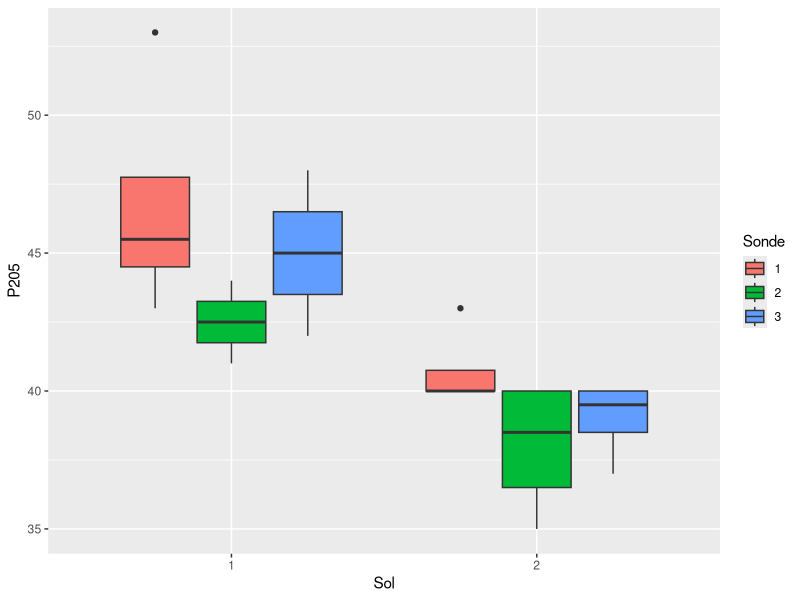
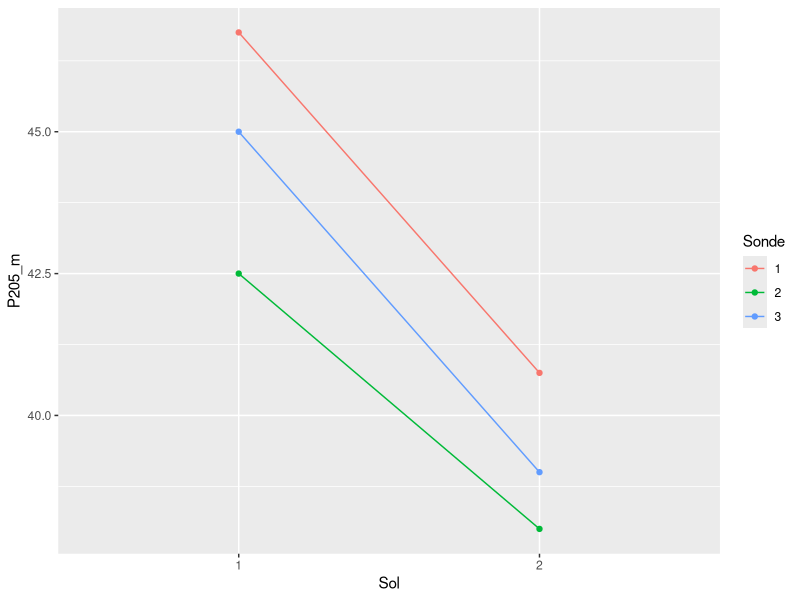
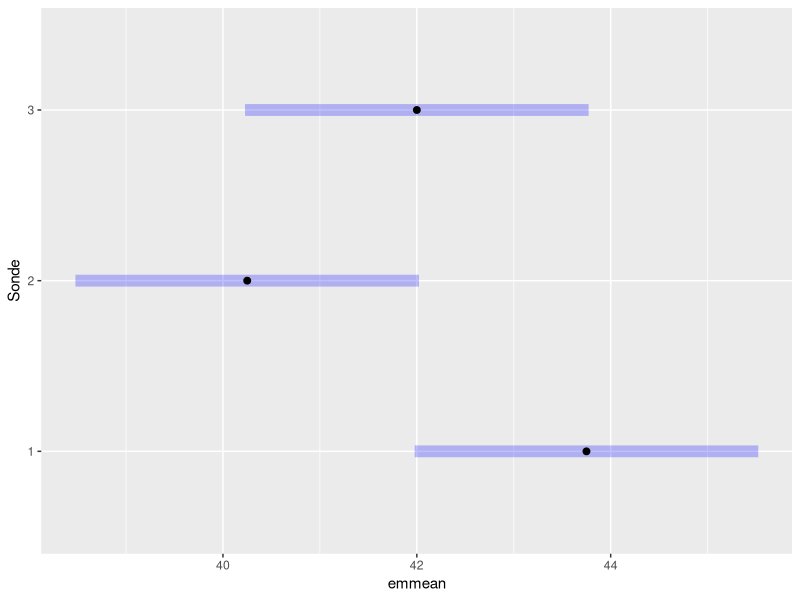

R code for these plots, in order:
## ---- chunk 1
knitr::opts_chunk$set(echo = FALSE, cache= TRUE, eval = TRUE, fig.show='hide', message = FALSE, warning = FALSE, results = 'hide' )
library(tidyverse)
library(kableExtra)
out_type <- knitr::opts_knit$get("rmarkdown.pandoc.to")
## ---- chunk 2
library(tidyverse)
dta <- read.table('sonde_sol.csv', sep = ";", header = TRUE) %>% 
   mutate(Sol = as.factor(Sol), Sonde = as.factor(Sonde))

dta %>% ggplot() + aes(x=Sol,y = P205, fill = Sonde) + geom_boxplot() 

## ---- chunk 3
dta %>% 
   group_by(Sonde, Sol) %>% 
   summarize(P205_m = mean(P205)) %>%
   ggplot() + aes(x=Sol, col = Sonde, y=P205_m) + geom_line(aes(group = Sonde)) + geom_point()
## ---- chunk 4
M0 <- lm(P205 ~ 1, data = dta)
Mcomp <- lm(P205 ~ Sol + Sonde + Sol:Sonde, data = dta)
anova(M0, Mcomp)
## ---- chunk 5
M12 <- lm(P205 ~ Sol + Sonde , data = dta)
anova(M12, Mcomp)
## ---- chunk 6
M1 <- lm(P205 ~ Sol  , data = dta)
anova(M1, M12)
## ---- chunk 7
library(emmeans)
compare_mean <- emmeans::emmeans(M12, ~ Sonde)
pairs(compare_mean, adjust="bonf")
plot(compare_mean)
## ---- chunk 8
#install.packages('car')
M2 <- lm(P205 ~ Sonde, data = dta)
anova(M2, M12)
## ---- chunk 9
#install.packages('car')
library(car)
Anova(M12)
